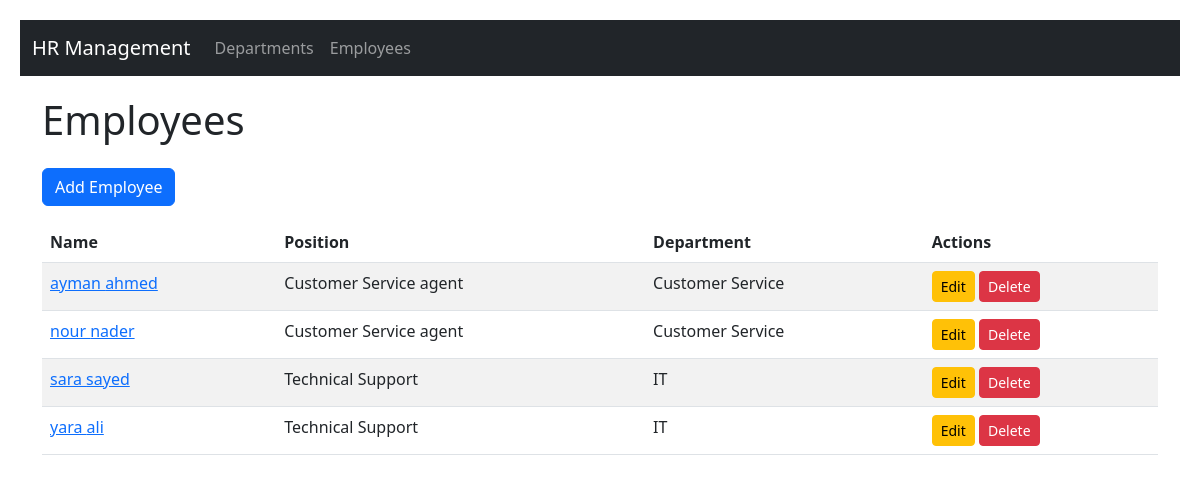
/hr/employees/, run on an earlier commit of the app's database.
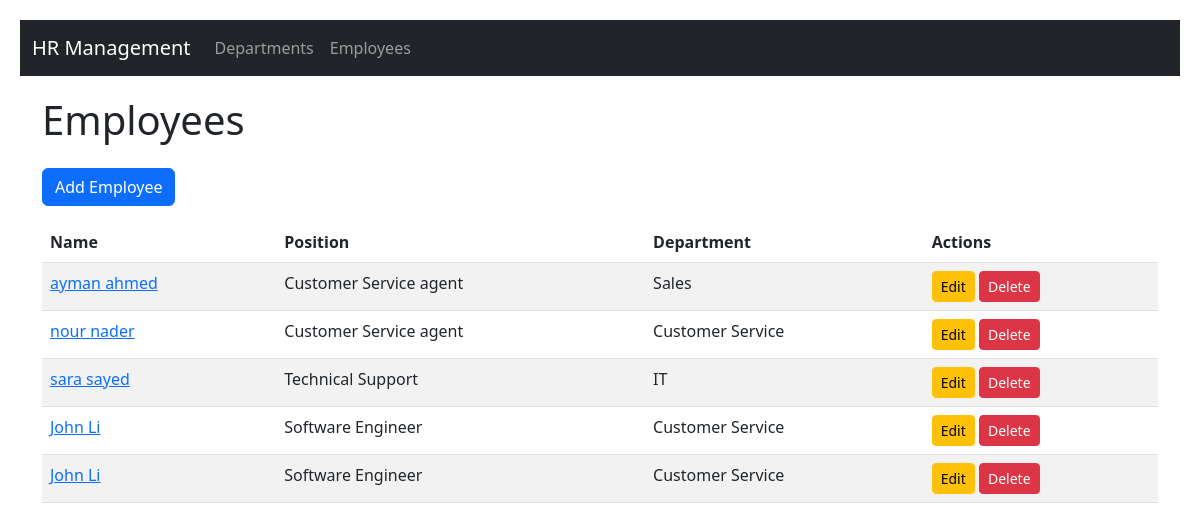
And on a later commit of the database.
### hr/models.py (models this page shows, shortened)
class Employee(models.Model):
    first_name = models.CharField(max_length=100)
    last_name = models.CharField(max_length=100)
    email = models.EmailField()
    phone_number = models.CharField(max_length=15)
    department = models.ForeignKey(Department, on_delete=models.CASCADE)
    position = models.CharField(max_length=100)
    salary = models.DecimalField(max_digits=10, decimal_places=2)
    hire_date = models.DateField()

class Department(models.Model):
    name = models.CharField(max_length=100)
    location = models.CharField(max_length=100)

### hr/views.py (the view)
# urls.py: path('employees/', views.employee_list, name='employee_list'),
def employee_list(request):
    employees = Employee.objects.all()
    return render(request, 'hr/employee_list.html', {'employees': employees})

### hr/templates/hr/employee_list.html
{% extends 'hr/base.html' %}
{% block content %}
<h1 class="mb-4">Employees</h1>
<a href="{% url 'employee_add' %}" class="btn btn-primary mb-3">Add Employee</a>
<table class="table table-striped">
    <thead>
        <tr>
            <th>Name</th>
            <th>Position</th>
            <th>Department</th>
            <th>Actions</th>
        </tr>
    </thead>
    <tbody>
        {% for employee in employees %}
            <tr>
                <td><a href="{% url 'employee_detail' employee.pk %}">{{ employee.first_name }} {{ employee.last_name }}</a></td>
                <td>{{ employee.position }}</td>
                <td>{{ employee.department.name }}</td>
                <td>
                    <a href="{% url 'employee_edit' employee.pk %}" class="btn btn-sm btn-warning">Edit</a>
                    <a href="{% url 'employee_delete' employee.pk %}" class="btn btn-sm btn-danger">Delete</a>
                </td>
            </tr>
        {% endfor %}
    </tbody>
</table>
{% endblock %}

### hr/templates/hr/base.html (shortened to what this page needs)
{% load static %}
<!DOCTYPE html>
<html lang="en">
<head>
    <link href="https://cdn.jsdelivr.net/npm/bootstrap@5.3.0-alpha1/dist/css/bootstrap.min.css" rel="stylesheet">
    <link rel="stylesheet" href="{% static 'css/styles.css' %}">
</head>
<body>
    <nav class="navbar navbar-expand-lg navbar-dark bg-dark">
        <div class="container-fluid">
            <a class="navbar-brand" href="{% url 'department_list' %}">HR Management</a>
            <div class="collapse navbar-collapse" id="navbarNav">
                <ul class="navbar-nav">
                    <li class="nav-item">
                        <a class="nav-link" href="{% url 'department_list' %}">Departments</a>
                    </li>
                    <li class="nav-item">
                        <a class="nav-link" href="{% url 'employee_list' %}">Employees</a>
                    </li>
                </ul>
            </div>
        </div>
    </nav>
    <div class="container">
        {% block content %}
        {% endblock %}
    </div>
</body>
</html>

### hr/static/css/styles.css (style rules this page uses)
body { padding: 20px; }
.navbar { margin-bottom: 20px; }

What changed in the data, as far as the page shows it:
removed Employee: first_name "yara", last_name "ali", position "Technical Support", department.name "IT"
changed Employee "ayman": department.name "Customer Service" → "Sales"
added Employee: first_name "John", last_name "Li", position "Software Engineer", department.name "Customer Service"
added Employee: first_name "John", last_name "Li", position "Software Engineer", department.name "Customer Service"
